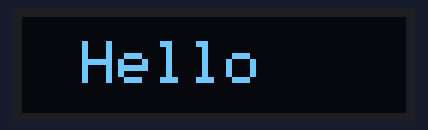
The sketch below on a simulated ESP32. Parts: 128×32 one-colour display.

Above: at 0.1 s.

The sketch:

01-oled-hello-test.ino
```cpp
#include <Wire.h>
#include <Adafruit_GFX.h>
#include <Adafruit_SSD1306.h>

#define SCREEN_WIDTH 128
#define SCREEN_HEIGHT 32
#define OLED_RESET    -1
#define OLED_ADDR     0x3C   // change to 0x3D if scanner found that

Adafruit_SSD1306 display(SCREEN_WIDTH, SCREEN_HEIGHT, &Wire, OLED_RESET);

void setup() {
  Serial.begin(115200);
  Wire.begin(8, 9);  // SDA=GPIO8, SCL=GPIO9 — adjust if you used different pins

  if (!display.begin(SSD1306_SWITCHCAPVCC, OLED_ADDR)) {
    Serial.println("OLED init failed");
    while(1);
  }

  display.setRotation(2);
  display.clearDisplay();
  display.setTextColor(SSD1306_WHITE);
  display.setTextSize(2);          // 2x size
  display.setCursor(20, 8);        // x=20, y=8 — roughly centred on 128x32
  display.println("Hello");
  display.display();               // critical! pushes buffer to screen
}

void loop() {
}
```
